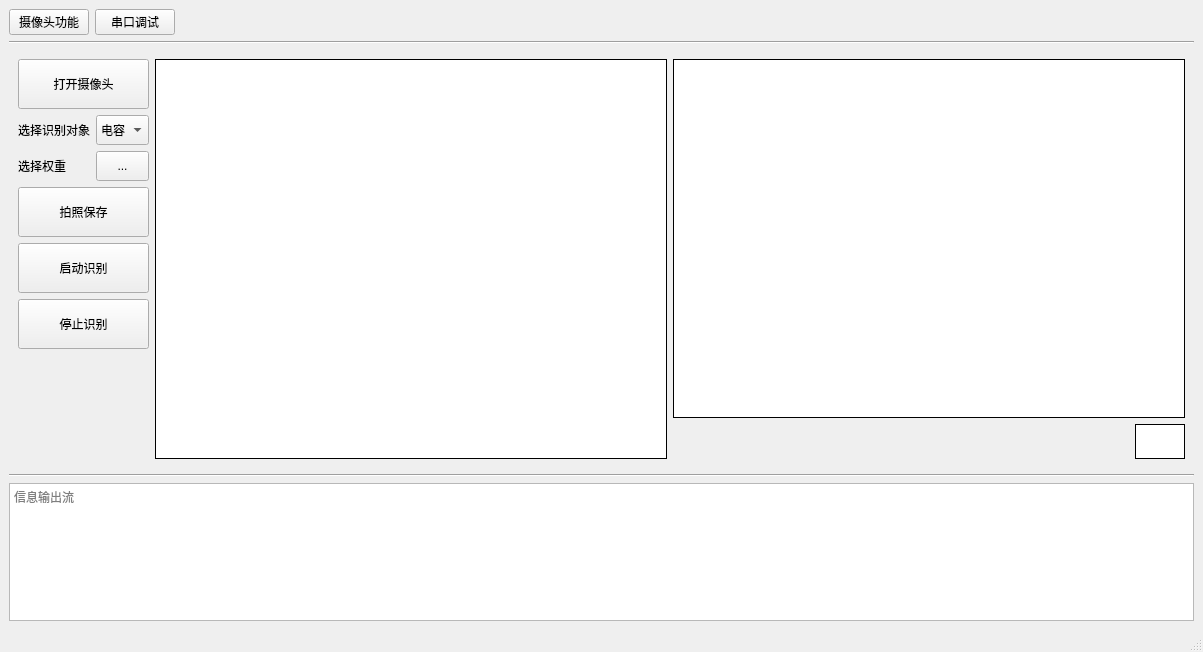
<?xml version="1.0" encoding="UTF-8"?>
<ui version="4.0">
 <class>MainWindow</class>
 <widget class="QMainWindow" name="MainWindow">
  <property name="geometry">
   <rect>
    <x>0</x>
    <y>0</y>
    <width>1200</width>
    <height>652</height>
   </rect>
  </property>
  <property name="windowTitle">
   <string>多功能视觉调试工具v1.0</string>
  </property>
  <widget class="QWidget" name="centralwidget">
   <layout class="QGridLayout" name="gridLayout">
    <item row="1" column="0" colspan="5">
     <widget class="Line" name="line">
      <property name="orientation">
       <enum>Qt::Horizontal</enum>
      </property>
     </widget>
    </item>
    <item row="0" column="1">
     <widget class="QPushButton" name="pushButton_pape2">
      <property name="text">
       <string>串口调试</string>
      </property>
     </widget>
    </item>
    <item row="0" column="0">
     <widget class="QPushButton" name="pushButton_pape1">
      <property name="text">
       <string>摄像头功能</string>
      </property>
     </widget>
    </item>
    <item row="4" column="0" colspan="5">
     <widget class="QTextEdit" name="textEdit_iostream">
      <property name="sizePolicy">
       <sizepolicy hsizetype="Expanding" vsizetype="Maximum">
        <horstretch>0</horstretch>
        <verstretch>0</verstretch>
       </sizepolicy>
      </property>
      <property name="maximumSize">
       <size>
        <width>16777215</width>
        <height>170</height>
       </size>
      </property>
      <property name="markdown">
       <string/>
      </property>
      <property name="html">
       <string>&lt;!DOCTYPE HTML PUBLIC &quot;-//W3C//DTD HTML 4.0//EN&quot; &quot;http://www.w3.org/TR/REC-html40/strict.dtd&quot;&gt;
&lt;html&gt;&lt;head&gt;&lt;meta name=&quot;qrichtext&quot; content=&quot;1&quot; /&gt;&lt;style type=&quot;text/css&quot;&gt;
p, li { white-space: pre-wrap; }
&lt;/style&gt;&lt;/head&gt;&lt;body style=&quot; font-family:'SimSun'; font-size:9pt; font-weight:400; font-style:normal;&quot;&gt;
&lt;p style=&quot;-qt-paragraph-type:empty; margin-top:0px; margin-bottom:0px; margin-left:0px; margin-right:0px; -qt-block-indent:0; text-indent:0px;&quot;&gt;&lt;br /&gt;&lt;/p&gt;&lt;/body&gt;&lt;/html&gt;</string>
      </property>
      <property name="placeholderText">
       <string>信息输出流</string>
      </property>
     </widget>
    </item>
    <item row="0" column="3">
     <spacer name="horizontalSpacer">
      <property name="orientation">
       <enum>Qt::Horizontal</enum>
      </property>
      <property name="sizeHint" stdset="0">
       <size>
        <width>40</width>
        <height>20</height>
       </size>
      </property>
     </spacer>
    </item>
    <item row="3" column="0" colspan="5">
     <widget class="Line" name="line_2">
      <property name="orientation">
       <enum>Qt::Horizontal</enum>
      </property>
     </widget>
    </item>
    <item row="2" column="0" colspan="5">
     <widget class="QStackedWidget" name="stackedWidget">
      <property name="currentIndex">
       <number>0</number>
      </property>
      <widget class="QWidget" name="page_0">
       <layout class="QGridLayout" name="gridLayout_2">
        <item row="8" column="4">
         <widget class="QLabel" name="label_decide">
          <property name="sizePolicy">
           <sizepolicy hsizetype="Preferred" vsizetype="Ignored">
            <horstretch>0</horstretch>
            <verstretch>0</verstretch>
           </sizepolicy>
          </property>
          <property name="maximumSize">
           <size>
            <width>50</width>
            <height>50</height>
           </size>
          </property>
          <property name="styleSheet">
           <string notr="true">border: 1px solid black;
background-color: rgb(255, 255, 255);</string>
          </property>
          <property name="text">
           <string/>
          </property>
         </widget>
        </item>
        <item row="0" column="2" rowspan="9">
         <widget class="QLabel" name="label_camera">
          <property name="sizePolicy">
           <sizepolicy hsizetype="Preferred" vsizetype="Ignored">
            <horstretch>2</horstretch>
            <verstretch>2</verstretch>
           </sizepolicy>
          </property>
          <property name="minimumSize">
           <size>
            <width>512</width>
            <height>320</height>
           </size>
          </property>
          <property name="maximumSize">
           <size>
            <width>9999</width>
            <height>9999</height>
           </size>
          </property>
          <property name="styleSheet">
           <string notr="true">border: 1px solid black;
background-color: rgb(255, 255, 255);</string>
          </property>
          <property name="text">
           <string/>
          </property>
          <property name="scaledContents">
           <bool>false</bool>
          </property>
          <property name="openExternalLinks">
           <bool>false</bool>
          </property>
          <property name="textInteractionFlags">
           <set>Qt::LinksAccessibleByMouse</set>
          </property>
         </widget>
        </item>
        <item row="3" column="0" colspan="2">
         <widget class="QPushButton" name="pushButton_photo">
          <property name="minimumSize">
           <size>
            <width>0</width>
            <height>50</height>
           </size>
          </property>
          <property name="text">
           <string>拍照保存</string>
          </property>
         </widget>
        </item>
        <item row="8" column="3">
         <spacer name="horizontalSpacer_2">
          <property name="orientation">
           <enum>Qt::Horizontal</enum>
          </property>
          <property name="sizeHint" stdset="0">
           <size>
            <width>40</width>
            <height>20</height>
           </size>
          </property>
         </spacer>
        </item>
        <item row="2" column="0">
         <widget class="QLabel" name="label">
          <property name="text">
           <string>选择权重</string>
          </property>
          <property name="textInteractionFlags">
           <set>Qt::LinksAccessibleByMouse</set>
          </property>
         </widget>
        </item>
        <item row="1" column="1">
         <widget class="QComboBox" name="comboBox_recognizing_Objects">
          <property name="minimumSize">
           <size>
            <width>0</width>
            <height>30</height>
           </size>
          </property>
          <item>
           <property name="text">
            <string>电容</string>
           </property>
          </item>
         </widget>
        </item>
        <item row="1" column="0">
         <widget class="QLabel" name="label_6">
          <property name="text">
           <string>选择识别对象</string>
          </property>
         </widget>
        </item>
        <item row="2" column="1">
         <widget class="QToolButton" name="toolButton_weight">
          <property name="sizePolicy">
           <sizepolicy hsizetype="Preferred" vsizetype="Fixed">
            <horstretch>0</horstretch>
            <verstretch>0</verstretch>
           </sizepolicy>
          </property>
          <property name="minimumSize">
           <size>
            <width>0</width>
            <height>30</height>
           </size>
          </property>
          <property name="text">
           <string>...</string>
          </property>
         </widget>
        </item>
        <item row="0" column="0" colspan="2">
         <widget class="QPushButton" name="pushButton_camera">
          <property name="minimumSize">
           <size>
            <width>0</width>
            <height>50</height>
           </size>
          </property>
          <property name="text">
           <string>打开摄像头</string>
          </property>
         </widget>
        </item>
        <item row="5" column="0" colspan="2">
         <widget class="QPushButton" name="pushButton_stop_detect">
          <property name="minimumSize">
           <size>
            <width>0</width>
            <height>50</height>
           </size>
          </property>
          <property name="text">
           <string>停止识别</string>
          </property>
         </widget>
        </item>
        <item row="0" column="3" rowspan="8" colspan="2">
         <widget class="QLabel" name="label_detect">
          <property name="sizePolicy">
           <sizepolicy hsizetype="Preferred" vsizetype="Ignored">
            <horstretch>2</horstretch>
            <verstretch>2</verstretch>
           </sizepolicy>
          </property>
          <property name="minimumSize">
           <size>
            <width>512</width>
            <height>320</height>
           </size>
          </property>
          <property name="styleSheet">
           <string notr="true">border: 1px solid black;
background-color: rgb(255, 255, 255);</string>
          </property>
          <property name="text">
           <string/>
          </property>
         </widget>
        </item>
        <item row="4" column="0" colspan="2">
         <widget class="QPushButton" name="pushButton_detect">
          <property name="minimumSize">
           <size>
            <width>0</width>
            <height>50</height>
           </size>
          </property>
          <property name="text">
           <string>启动识别</string>
          </property>
         </widget>
        </item>
        <item row="6" column="0" rowspan="3" colspan="2">
         <spacer name="verticalSpacer">
          <property name="orientation">
           <enum>Qt::Vertical</enum>
          </property>
          <property name="sizeHint" stdset="0">
           <size>
            <width>20</width>
            <height>40</height>
           </size>
          </property>
         </spacer>
        </item>
       </layout>
      </widget>
      <widget class="QWidget" name="page_1">
       <layout class="QGridLayout" name="gridLayout_3">
        <item row="10" column="0" colspan="8">
         <widget class="QTextEdit" name="textEdit_send">
          <property name="maximumSize">
           <size>
            <width>16777215</width>
            <height>200</height>
           </size>
          </property>
          <property name="markdown">
           <string/>
          </property>
          <property name="html">
           <string>&lt;!DOCTYPE HTML PUBLIC &quot;-//W3C//DTD HTML 4.0//EN&quot; &quot;http://www.w3.org/TR/REC-html40/strict.dtd&quot;&gt;
&lt;html&gt;&lt;head&gt;&lt;meta name=&quot;qrichtext&quot; content=&quot;1&quot; /&gt;&lt;style type=&quot;text/css&quot;&gt;
p, li { white-space: pre-wrap; }
&lt;/style&gt;&lt;/head&gt;&lt;body style=&quot; font-family:'SimSun'; font-size:9pt; font-weight:400; font-style:normal;&quot;&gt;
&lt;p style=&quot;-qt-paragraph-type:empty; margin-top:0px; margin-bottom:0px; margin-left:0px; margin-right:0px; -qt-block-indent:0; text-indent:0px;&quot;&gt;&lt;br /&gt;&lt;/p&gt;&lt;/body&gt;&lt;/html&gt;</string>
          </property>
          <property name="placeholderText">
           <string>发送区  </string>
          </property>
         </widget>
        </item>
        <item row="8" column="1">
         <widget class="QCheckBox" name="checkBox_rn">
          <property name="text">
           <string>换行显示</string>
          </property>
         </widget>
        </item>
        <item row="9" column="1">
         <widget class="QPushButton" name="pushButton_clear_send">
          <property name="text">
           <string>清空发送</string>
          </property>
         </widget>
        </item>
        <item row="8" column="3">
         <widget class="QCheckBox" name="checkBox_HEXReceive">
          <property name="text">
           <string>HEX接收</string>
          </property>
         </widget>
        </item>
        <item row="0" column="0" rowspan="2">
         <widget class="QPushButton" name="pushButton_find_ports">
          <property name="sizePolicy">
           <sizepolicy hsizetype="Minimum" vsizetype="Minimum">
            <horstretch>0</horstretch>
            <verstretch>0</verstretch>
           </sizepolicy>
          </property>
          <property name="text">
           <string>检索串口</string>
          </property>
         </widget>
        </item>
        <item row="1" column="2">
         <widget class="QLabel" name="label_3">
          <property name="maximumSize">
           <size>
            <width>99999</width>
            <height>16777215</height>
           </size>
          </property>
          <property name="text">
           <string>停止位</string>
          </property>
         </widget>
        </item>
        <item row="8" column="2">
         <widget class="QCheckBox" name="checkBox_HEXSend">
          <property name="text">
           <string>HEX发送</string>
          </property>
         </widget>
        </item>
        <item row="0" column="4" rowspan="10" colspan="4">
         <widget class="QTextEdit" name="textEdit_receive">
          <property name="readOnly">
           <bool>true</bool>
          </property>
          <property name="markdown">
           <string/>
          </property>
          <property name="html">
           <string>&lt;!DOCTYPE HTML PUBLIC &quot;-//W3C//DTD HTML 4.0//EN&quot; &quot;http://www.w3.org/TR/REC-html40/strict.dtd&quot;&gt;
&lt;html&gt;&lt;head&gt;&lt;meta name=&quot;qrichtext&quot; content=&quot;1&quot; /&gt;&lt;style type=&quot;text/css&quot;&gt;
p, li { white-space: pre-wrap; }
&lt;/style&gt;&lt;/head&gt;&lt;body style=&quot; font-family:'SimSun'; font-size:9pt; font-weight:400; font-style:normal;&quot;&gt;
&lt;p style=&quot;-qt-paragraph-type:empty; margin-top:0px; margin-bottom:0px; margin-left:0px; margin-right:0px; -qt-block-indent:0; text-indent:0px;&quot;&gt;&lt;br /&gt;&lt;/p&gt;&lt;/body&gt;&lt;/html&gt;</string>
          </property>
          <property name="placeholderText">
           <string>接收区</string>
          </property>
         </widget>
        </item>
        <item row="1" column="3">
         <widget class="QComboBox" name="comboBox_stop">
          <property name="maximumSize">
           <size>
            <width>65</width>
            <height>16777215</height>
           </size>
          </property>
          <item>
           <property name="text">
            <string>1</string>
           </property>
          </item>
         </widget>
        </item>
        <item row="8" column="0">
         <widget class="QCheckBox" name="checkBox_time">
          <property name="text">
           <string>时间戳显示</string>
          </property>
         </widget>
        </item>
        <item row="0" column="1">
         <widget class="QLabel" name="label_8">
          <property name="text">
           <string/>
          </property>
         </widget>
        </item>
        <item row="3" column="0" rowspan="2">
         <widget class="QPushButton" name="pushButton_open_close">
          <property name="sizePolicy">
           <sizepolicy hsizetype="Minimum" vsizetype="Minimum">
            <horstretch>0</horstretch>
            <verstretch>0</verstretch>
           </sizepolicy>
          </property>
          <property name="text">
           <string>打开串口</string>
          </property>
         </widget>
        </item>
        <item row="9" column="0">
         <widget class="QPushButton" name="pushButton_send">
          <property name="text">
           <string>发送</string>
          </property>
         </widget>
        </item>
        <item row="0" column="3">
         <widget class="QComboBox" name="comboBox_baudrate">
          <property name="maximumSize">
           <size>
            <width>65</width>
            <height>16777215</height>
           </size>
          </property>
          <item>
           <property name="text">
            <string>9600</string>
           </property>
          </item>
          <item>
           <property name="text">
            <string>115200</string>
           </property>
          </item>
         </widget>
        </item>
        <item row="3" column="3">
         <widget class="QComboBox" name="comboBox_barity">
          <property name="maximumSize">
           <size>
            <width>65</width>
            <height>16777215</height>
           </size>
          </property>
          <item>
           <property name="text">
            <string>无</string>
           </property>
          </item>
          <item>
           <property name="text">
            <string>CRC</string>
           </property>
          </item>
         </widget>
        </item>
        <item row="2" column="2">
         <widget class="QLabel" name="label_4">
          <property name="maximumSize">
           <size>
            <width>99999</width>
            <height>16777215</height>
           </size>
          </property>
          <property name="text">
           <string>数据位</string>
          </property>
         </widget>
        </item>
        <item row="3" column="2">
         <widget class="QLabel" name="label_5">
          <property name="maximumSize">
           <size>
            <width>99999</width>
            <height>16777215</height>
           </size>
          </property>
          <property name="text">
           <string>校验位</string>
          </property>
         </widget>
        </item>
        <item row="2" column="0">
         <widget class="QComboBox" name="comboBox"/>
        </item>
        <item row="5" column="0" rowspan="3">
         <spacer name="verticalSpacer_3">
          <property name="orientation">
           <enum>Qt::Vertical</enum>
          </property>
          <property name="sizeHint" stdset="0">
           <size>
            <width>20</width>
            <height>40</height>
           </size>
          </property>
         </spacer>
        </item>
        <item row="9" column="2">
         <widget class="QPushButton" name="pushButton_clear_receive">
          <property name="text">
           <string>清空接收</string>
          </property>
         </widget>
        </item>
        <item row="2" column="3">
         <widget class="QComboBox" name="comboBox_data">
          <property name="maximumSize">
           <size>
            <width>65</width>
            <height>16777215</height>
           </size>
          </property>
          <item>
           <property name="text">
            <string>8</string>
           </property>
          </item>
         </widget>
        </item>
        <item row="4" column="3">
         <widget class="QLabel" name="label_7">
          <property name="text">
           <string/>
          </property>
         </widget>
        </item>
        <item row="0" column="2">
         <widget class="QLabel" name="label_2">
          <property name="minimumSize">
           <size>
            <width>0</width>
            <height>0</height>
           </size>
          </property>
          <property name="maximumSize">
           <size>
            <width>99999</width>
            <height>16777215</height>
           </size>
          </property>
          <property name="text">
           <string>波特率</string>
          </property>
         </widget>
        </item>
       </layout>
      </widget>
     </widget>
    </item>
   </layout>
  </widget>
  <widget class="QMenuBar" name="menubar">
   <property name="geometry">
    <rect>
     <x>0</x>
     <y>0</y>
     <width>1200</width>
     <height>23</height>
    </rect>
   </property>
  </widget>
  <widget class="QStatusBar" name="statusbar"/>
  <action name="action">
   <property name="text">
    <string>深色模式</string>
   </property>
  </action>
 </widget>
 <resources>
  <include location="icons.qrc"/>
 </resources>
 <connections/>
</ui>
